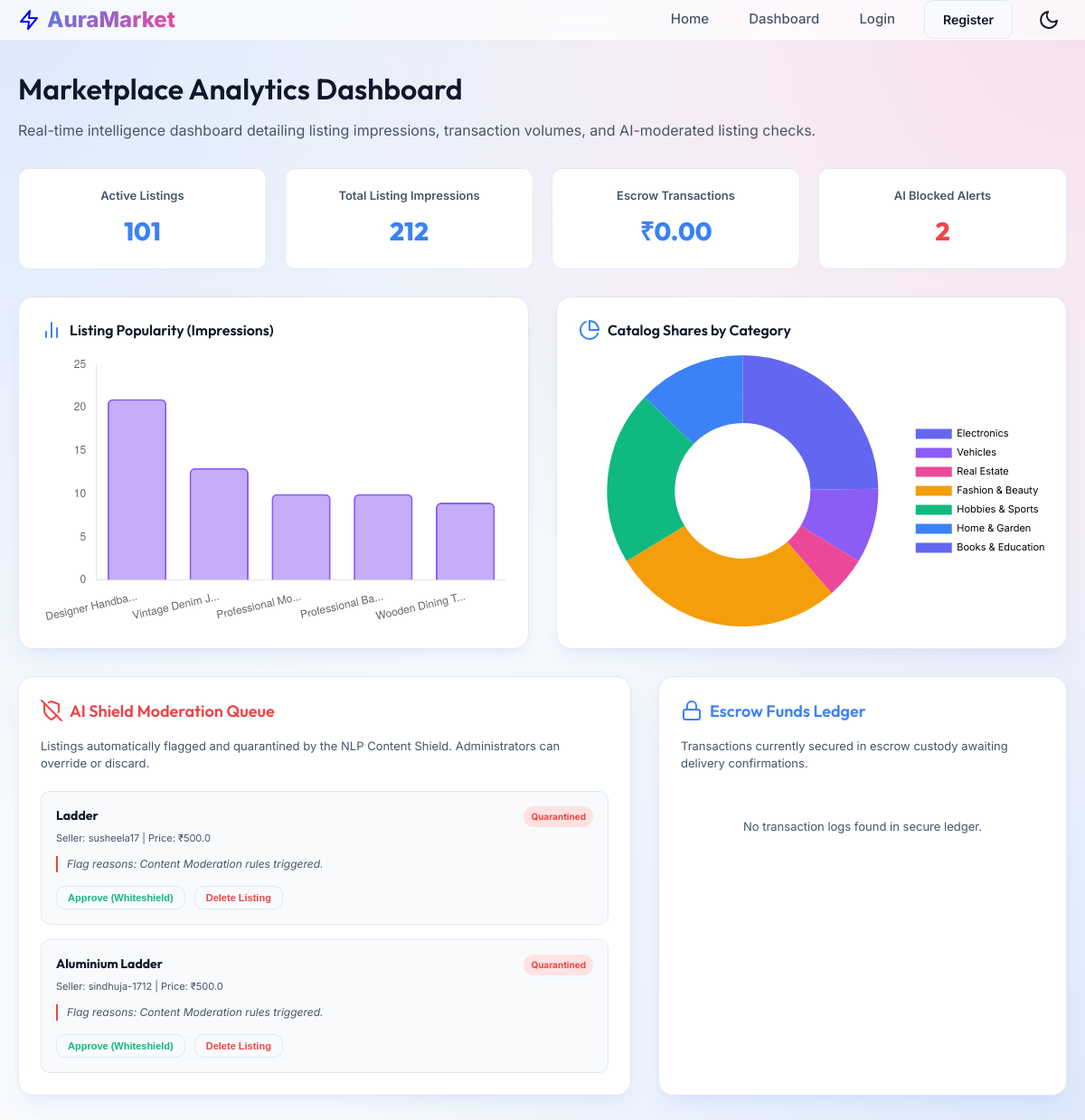
/dashboard, run on the app's committed database.
### tables this page shows
CREATE TABLE products (
        id INTEGER PRIMARY KEY AUTOINCREMENT,
        title TEXT NOT NULL,
        description TEXT NOT NULL,
        price REAL NOT NULL,
        category_id INTEGER NOT NULL,
        image_url TEXT,
        seller_id INTEGER NOT NULL,
        status TEXT DEFAULT 'active', -- active, sold, flagged
        sentiment_score REAL DEFAULT 0.0,
        sentiment_label TEXT DEFAULT 'Neutral',
        views INTEGER DEFAULT 0,
        created_at TEXT DEFAULT CURRENT_TIMESTAMP,
        FOREIGN KEY (category_id) REFERENCES categories (id),
        FOREIGN KEY (seller_id) REFERENCES users (id)
    );

CREATE TABLE users (
        id INTEGER PRIMARY KEY AUTOINCREMENT,
        username TEXT UNIQUE NOT NULL,
        email TEXT UNIQUE NOT NULL,
        password_hash TEXT NOT NULL,
        wallet_balance REAL DEFAULT 1000.0,
        rating REAL DEFAULT 5.0,
        created_at TEXT DEFAULT CURRENT_TIMESTAMP
    , otp_code TEXT, otp_expiry TEXT, phone_number TEXT, address TEXT);

### app.py (the view)
@app.route('/dashboard')
def dashboard():
    conn = db.get_db_connection()
    cursor = conn.cursor()
    cursor.execute("SELECT COUNT(*) FROM products WHERE status = 'active'")
    active_listings = cursor.fetchone()[0]
    cursor.execute("SELECT SUM(views) FROM products")
    total_views = cursor.fetchone()[0] or 0
    cursor.execute("SELECT SUM(amount) FROM transactions WHERE status = 'escrowed'")
    escrow_volume = cursor.fetchone()[0] or 0.0
    cursor.execute("SELECT COUNT(*) FROM products WHERE status = 'flagged'")
    flagged_listings_count = cursor.fetchone()[0]
    stats = {
        'active_listings': active_listings,
        'total_views': total_views,
        'escrow_volume': escrow_volume,
        'flagged_listings_count': flagged_listings_count
    }
    cursor.execute('''
        SELECT p.*, u.username as seller_username
        FROM products p
        JOIN users u ON p.seller_id = u.id
        WHERE p.status = 'flagged'
        ORDER BY p.created_at DESC
    ''')
    flagged_listings = [dict(row) for row in cursor.fetchall()]
    cursor.execute('''
        SELECT t.*, p.title as product_title, u_buyer.username as buyer_name, u_seller.username as seller_name
        FROM transactions t
        JOIN products p ON t.product_id = p.id
        JOIN users u_buyer ON t.buyer_id = u_buyer.id
        JOIN users u_seller ON t.seller_id = u_seller.id
        ORDER BY t.created_at DESC
    ''')
    transactions = [dict(row) for row in cursor.fetchall()]
    cursor.execute("SELECT title, views FROM products WHERE status='active' ORDER BY views DESC LIMIT 5")
    chart_products = cursor.fetchall()
    chart_titles = [row['title'][:15] + '...' if len(row['title']) > 15 else row['title'] for row in chart_products]
    chart_views = [row['views'] for row in chart_products]
    cursor.execute('''
        SELECT c.name, COUNT(p.id) as item_count
        FROM categories c
        LEFT JOIN products p ON c.id = p.category_id AND p.status = 'active'
        GROUP BY c.id
    ''')
    cat_counts = cursor.fetchall()
    chart_categories = [row['name'] for row in cat_counts]
    chart_category_counts = [row['item_count'] for row in cat_counts]
    chart_data = {
        'titles': chart_titles,
        'views': chart_views,
        'categories': chart_categories,
        'category_counts': chart_category_counts
    }
    conn.close()
    return render_template('dashboard.html', stats=stats, flagged_listings=flagged_listings, transactions=transactions, chart_data=chart_data)

### app.py (called while the page is built)
@app.before_request
def make_session_permanent():
    session.permanent = True

@app.context_processor
def inject_categories():
    conn = db.get_db_connection()
    cursor = conn.cursor()
    cursor.execute("SELECT * FROM categories")
    categories = [dict(row) for row in cursor.fetchall()]
    conn.close()
    return dict(categories=categories)

### database.py (called while the page is built, shortened)
def get_db_path():
    return BUNDLED_DB

def get_db_connection():
    db_path = get_db_path()
    conn = sqlite3.connect(db_path)
    conn.row_factory = sqlite3.Row
    return conn

### templates/dashboard.html (shortened to what this page needs)
{% extends "base.html" %}
{% block content %}
<h1 style="font-size:32px; margin-bottom:10px;">Marketplace Analytics Dashboard</h1>
<p style="color:var(--text-secondary); margin-bottom:30px;">Real-time intelligence dashboard detailing listing impressions, transaction volumes, and AI-moderated listing checks.</p>
<div class="dashboard-grid">
    <div class="stat-card">
        <div style="font-size:13px; color:var(--text-secondary); font-weight:600;">Active Listings</div>
        <div class="stat-val">{{ stats.active_listings }}</div>
    </div>
    <div class="stat-card">
        <div style="font-size:13px; color:var(--text-secondary); font-weight:600;">Total Listing Impressions</div>
        <div class="stat-val">{{ stats.total_views }}</div>
    </div>
    <div class="stat-card">
        <div style="font-size:13px; color:var(--text-secondary); font-weight:600;">Escrow Transactions</div>
        <div class="stat-val">₹{{ "{:,.2f}".format(stats.escrow_volume) }}</div>
    </div>
    <div class="stat-card">
        <div style="font-size:13px; color:var(--text-secondary); font-weight:600;">AI Blocked Alerts</div>
        <div class="stat-val" style="color:var(--danger);">{{ stats.flagged_listings_count }}</div>
    </div>
</div>
<div class="dashboard-charts">
    <div class="glass-card">
        <h3 style="font-size:16px; margin-bottom:16px; display:flex; align-items:center; gap:8px;">
            <i data-feather="bar-chart-2" style="color:var(--accent-color);"></i> Listing Popularity (Impressions)
        </h3>
        <div class="chart-container">
            <canvas id="viewsChart"></canvas>
        </div>
    </div>
    <div class="glass-card">
        <h3 style="font-size:16px; margin-bottom:16px; display:flex; align-items:center; gap:8px;">
            <i data-feather="pie-chart" style="color:var(--accent-color);"></i> Catalog Shares by Category
        </h3>
        <div class="chart-container">
            <canvas id="categoryChart"></canvas>
        </div>
    </div>
</div>
<div style="display:grid; grid-template-columns: 1.5fr 1fr; gap:30px; margin-top:30px;">
    <div class="glass-card">
        <h3 style="font-size:18px; margin-bottom:16px; display:flex; align-items:center; gap:8px; color:var(--danger);">
            <i data-feather="shield-off"></i> AI Shield Moderation Queue
        </h3>
        <p style="font-size:13px; color:var(--text-secondary); margin-bottom:20px;">Listings automatically flagged and quarantined by the NLP Content Shield. Administrators can override or discard.</p>
        {% if flagged_listings %}
            <div style="display:flex; flex-direction:column; gap:16px;">
                {% for item in flagged_listings %}
                    <div style="background-color:var(--bg-primary); border:1px solid var(--border-color); border-radius:10px; padding:16px;">
                        <div style="display:flex; justify-content:space-between; align-items:flex-start;">
                            <div>
                                <h4 style="font-size:14px; font-weight:700;">{{ item.title }}</h4>
                                <span style="font-size:11px; color:var(--text-secondary);">Seller: {{ item.seller_username }} | Price: ₹{{ item.price }}</span>
                            </div>
                            <span style="font-size:10px; background-color:var(--danger-bg); color:var(--danger); padding:4px 8px; border-radius:12px; font-weight:700;">Quarantined</span>
                        </div>
                        <p style="font-size:12px; color:var(--text-secondary); margin-top:10px; border-left:2px solid var(--danger); padding-left:10px; font-style:italic;">
                            Flag reasons: Content Moderation rules triggered.
                        </p>
                        <div style="display:flex; gap:10px; margin-top:14px;">
                            <form action="/admin/listing/{{ item.id }}/approve" method="POST">
                                <button type="submit" class="btn btn-secondary" style="font-size:11px; padding:6px 12px; color:var(--success);">Approve (Whiteshield)</button>
                            </form>
                            <form action="/admin/listing/{{ item.id }}/delete" method="POST">
                                <button type="submit" class="btn btn-secondary" style="font-size:11px; padding:6px 12px; color:var(--danger);">Delete Listing</button>
                            </form>
                        </div>
                    </div>
                {% endfor %}
            </div>
        {% else %}
            <div style="text-align:center; padding:30px; color:var(--text-secondary); font-size:13px; border:1px dashed var(--border-color); border-radius:10px;">
                🎉 Moderation queue is clean. AI Shield reported no malicious items.
            </div>
        {% endif %}
    </div>
    <div class="glass-card">
        <h3 style="font-size:18px; margin-bottom:16px; display:flex; align-items:center; gap:8px; color:var(--info);">
            <i data-feather="lock"></i> Escrow Funds Ledger
        </h3>
        <p style="font-size:13px; color:var(--text-secondary); margin-bottom:20px;">Transactions currently secured in escrow custody awaiting delivery confirmations.</p>
        {% if transactions %}
            <div style="display:flex; flex-direction:column; gap:12px;">
                {% for tx in transactions %}
                    <div style="border-bottom:1px solid var(--border-color); padding-bottom:12px;">
                        <div style="display:flex; justify-content:space-between; font-size:13px;">
                            <strong>{{ tx.product_title }}</strong>
                            <span style="font-family:'Outfit'; font-weight:700; color:var(--info);">₹{{ tx.amount }}</span>
                        </div>
                        <div style="display:flex; justify-content:space-between; align-items:center; margin-top:6px; font-size:11px; color:var(--text-secondary);">
                            <span>Buyer: {{ tx.buyer_name }} ➡️ Seller: {{ tx.seller_name }}</span>
                            <span style="background-color:rgba(59, 130, 246, 0.15); color:var(--info); padding:2px 6px; border-radius:10px; font-weight:600;">Escrowed</span>
                        </div>
                    </div>
                {% endfor %}
            </div>
        {% else %}
            <p style="font-size:13px; color:var(--text-secondary); text-align:center; padding:30px;">No transaction logs found in secure ledger.</p>
        {% endif %}
    </div>
</div>
{% endblock %}
{% block scripts %}
<script>
    // 1. Chart.js views config
    const viewsCtx = document.getElementById('viewsChart').getContext('2d');
    const viewsData = {
        labels: {{ chart_data.titles|tojson }},
        datasets: [{
            label: 'Total Views',
            data: {{ chart_data.views|tojson }},
            backgroundColor: 'rgba(139, 92, 246, 0.5)',
            borderColor: 'rgb(139, 92, 246)',
            borderWidth: 2,
            borderRadius: 6,
            hoverBackgroundColor: 'rgba(139, 92, 246, 0.8)'
        }]
    };
    new Chart(viewsCtx, {
        type: 'bar',
        data: viewsData,
        options: {
            responsive: true,
            maintainAspectRatio: false,
            plugins: {
                legend: { display: false }
            },
            scales: {
                y: { beginAtZero: true, grid: { color: 'rgba(255, 255, 255, 0.05)' } },
                x: { grid: { display: false } }
            }
        }
    });
    // 2. Chart.js category share config
    const categoryCtx = document.getElementById('categoryChart').getContext('2d');
    const categoryData = {
        labels: {{ chart_data.categories|tojson }},
        datasets: [{
            data: {{ chart_data.category_counts|tojson }},
            backgroundColor: [
                '#6366f1', '#8b5cf6', '#ec4899', '#f59e0b', '#10b981', '#3b82f6'
            ],
            borderWidth: 0
        }]
    };
    new Chart(categoryCtx, {
        type: 'doughnut',
        data: categoryData,
        options: {
            responsive: true,
            maintainAspectRatio: false,
            plugins: {
                legend: {
                    position: 'right',
                    labels: { color: 'var(--text-primary)', font: { family: 'Inter', size: 11 } }
                }
            }
        }
    });
</script>
{% endblock %}

### static/css/style.css (style rules this page uses)
:root { --bg-primary: #f8fafc; --bg-secondary: #ffffff; --text-primary: #0f172a; --text-secondary: #475569; --border-color: #e2e8f0; --accent-color: #3b82f6; --accent-color-hover: #2563eb; --accent-gradient: linear-gradient(135deg, #3b82f6 0%, #ec4899 100%); --card-shadow: 0 10px 25px -5px rgba(59, 130, 246, 0.1), 0 8px 10px -6px rgba(59, 130, 246, 0.05); --glass-bg: rgba(255, 255, 255, 0.7); --glass-border: rgba(255, 255, 255, 0.9); --bg-image: radial-gradient(at 0% 0%, rgba(59, 130, 246, 0.15) 0px, transparent 50%), radial-gradient(at 100% 0%, rgba(236, 72, 153, 0.15) 0px, transparent 50%), radial-gradient(at 100% 100%, rgba(59, 130, 246, 0.15) 0px, transparent 50%); --success: #10b981; --success-bg: #d1fae5; --warning: #f59e0b; --warning-bg: #fef3c7; --danger: #ef4444; --danger-bg: #fee2e2; --info: #3b82f6; --info-bg: #dbeafe; }
* { margin: 0; padding: 0; box-sizing: border-box; transition: background-color 0.3s ease, border-color 0.3s ease, color 0.15s ease; }
body { font-family: 'Inter', sans-serif; background-color: var(--bg-primary); background-image: var(--bg-image); background-size: cover; background-position: center; background-attachment: fixed; color: var(--text-primary); line-height: 1.5; padding-bottom: 60px; min-height: 100vh; }
h1, h2, h3, h4, h5, h6 { font-family: 'Outfit', sans-serif; font-weight: 600; }
.glass-card { background: var(--bg-secondary); border: 1px solid var(--border-color); border-radius: 16px; padding: 24px; box-shadow: var(--card-shadow); }
.btn { display: inline-flex; align-items: center; gap: 8px; padding: 10px 20px; border-radius: 10px; font-weight: 600; font-size: 14px; cursor: pointer; border: none; text-decoration: none; transition: all 0.2s ease; }
.btn-secondary { background-color: var(--bg-primary); border: 1px solid var(--border-color); color: var(--text-primary); }
.dashboard-grid { display: grid; grid-template-columns: repeat(4, 1fr); gap: 20px; margin-top: 24px; }
.stat-card { background-color: var(--bg-secondary); border: 1px solid var(--border-color); padding: 20px; border-radius: 12px; text-align: center; }
.stat-val { font-family: 'Outfit', sans-serif; font-size: 28px; font-weight: 800; color: var(--accent-color); margin-top: 8px; }
.dashboard-charts { display: grid; grid-template-columns: 1fr 1fr; gap: 30px; margin-top: 30px; }
.chart-container { height: 300px; position: relative; }

### data on the page
products: title "Ladder", seller_username "susheela17", price "500.0"
products: title "Aluminium Ladder", seller_username "sindhuja-1712", price "500.0"

### other printed values
{{ stats.active_listings }} "101"
{{ stats.total_views }} "212"
{{ "{:,.2f}".format(stats.escrow_volume) }} "0.00"
{{ stats.flagged_listings_count }} "2"
chart data {{ chart_data.views|tojson }} [21, 13, 10, 10, 9]
chart data {{ chart_data.category_counts|tojson }} [25, 9, 5, 28, 21, 13, 0]
